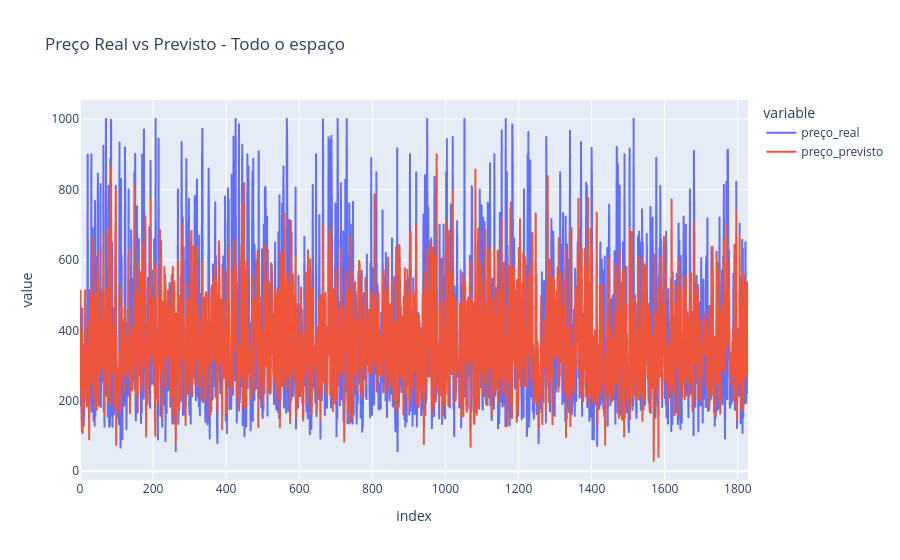

The notebook cell this image was saved under:
### Code cell
import pandas as pd
import plotly.express as px

nome_do_grupo = 'Todo o espaço' 

y_real = predicoes_por_quarto['lasso'][nome_do_grupo]['y_test']
y_previsto = predicoes_por_quarto['lasso'][nome_do_grupo]['y_pred']

df_grupo_original = dfs_por_quartos[nome_do_grupo].dropna()
X_grupo = df_grupo_original.drop(columns=['price_cleaned'])
y_grupo = df_grupo_original['price_cleaned'].values

_, X_test_grupo, _, _ = train_test_split(
    X_grupo, y_grupo, test_size=0.2, random_state=RANDOM_SEED
)

df_grupo = pd.DataFrame({
    'id_imovel': X_test_grupo['id'], 
    'preço_real': y_real,            
    'preço_previsto': y_previsto     
})

df_grupo.reset_index(drop=True, inplace=True)
df_grupo['erro'] = (df_grupo['preço_real'] - df_grupo['preço_previsto']).abs() / df_grupo['preço_real']

fig = px.line(df_grupo, y=['preço_real', 'preço_previsto'], 
              title=f"Preço Real vs Previsto - {nome_do_grupo}")
fig.show()

print(f"Exemplos com erro >= 10% para {nome_do_grupo}:")
print(df_grupo[df_grupo['erro'] >= 0.1].head())

### Figure 1 — Plotly figure (JSON) as saved in the notebook; plotly's stock layout.template omitted (floating-point values rounded to 4 significant figures; data arrays with more than 128 entries replaced by an {"elided": "..."} marker saying what was removed)
{"data": [{"hovertemplate": "variable=preço_real<br>index=%{x}<br>value=%{y}<extra></extra>", "legendgroup": "preço_real", "line": {"color": "#636efa", "dash": "solid"}, "marker": {"symbol": "circle"}, "mode": "lines", "name": "preço_real", "showlegend": true, "type": "scattergl", "x": {"elided": "1829 int values"}, "xaxis": "x", "y": {"elided": "1829 float values"}, "yaxis": "y"}, {"hovertemplate": "variable=preço_previsto<br>index=%{x}<br>value=%{y}<extra></extra>", "legendgroup": "preço_previsto", "line": {"color": "#EF553B", "dash": "solid"}, "marker": {"symbol": "circle"}, "mode": "lines", "name": "preço_previsto", "showlegend": true, "type": "scattergl", "x": {"elided": "1829 int values"}, "xaxis": "x", "y": {"elided": "1829 float values"}, "yaxis": "y"}], "layout": {"legend": {"title": {"text": "variable"}, "tracegroupgap": 0}, "title": {"text": "Preço Real vs Previsto - Todo o espaço"}, "xaxis": {"anchor": "y", "domain": [0, 1], "title": {"text": "index"}}, "yaxis": {"anchor": "x", "domain": [0, 1], "title": {"text": "value"}}}}
